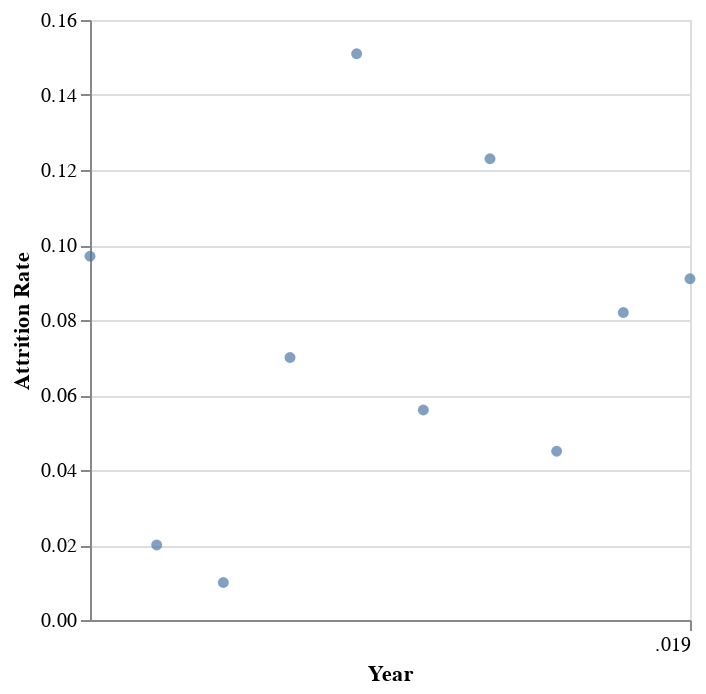

The notebook cell this image was saved under:
### Code cell
# With data type equals temporal

alt.Chart(table).mark_point(filled = True).encode(
    x = alt.X('Year:T'),
    y = alt.Y('Attrition Rate')
    )

### Figure 1 — Vega-Lite specification as saved in the notebook (floating-point values rounded to 4 significant figures)
{"config": {"view": {"continuousWidth": 300, "continuousHeight": 300}}, "data": {"name": "data-0a7ed12b3693b0f6b7061ff4e2683f48"}, "mark": {"type": "point", "filled": true}, "encoding": {"x": {"field": "Year", "type": "temporal"}, "y": {"field": "Attrition Rate", "type": "quantitative"}}, "$schema": "https://vega.github.io/schema/vega-lite/v5.15.1.json", "datasets": {"data-0a7ed12b3693b0f6b7061ff4e2683f48": [{"Year": 2019, "Attrition Rate": 0.091}, {"Year": 2018, "Attrition Rate": 0.082}, {"Year": 2017, "Attrition Rate": 0.045}, {"Year": 2016, "Attrition Rate": 0.123}, {"Year": 2015, "Attrition Rate": 0.056}, {"Year": 2014, "Attrition Rate": 0.151}, {"Year": 2013, "Attrition Rate": 0.07}, {"Year": 2012, "Attrition Rate": 0.01}, {"Year": 2011, "Attrition Rate": 0.02}, {"Year": 2010, "Attrition Rate": 0.097}]}}
